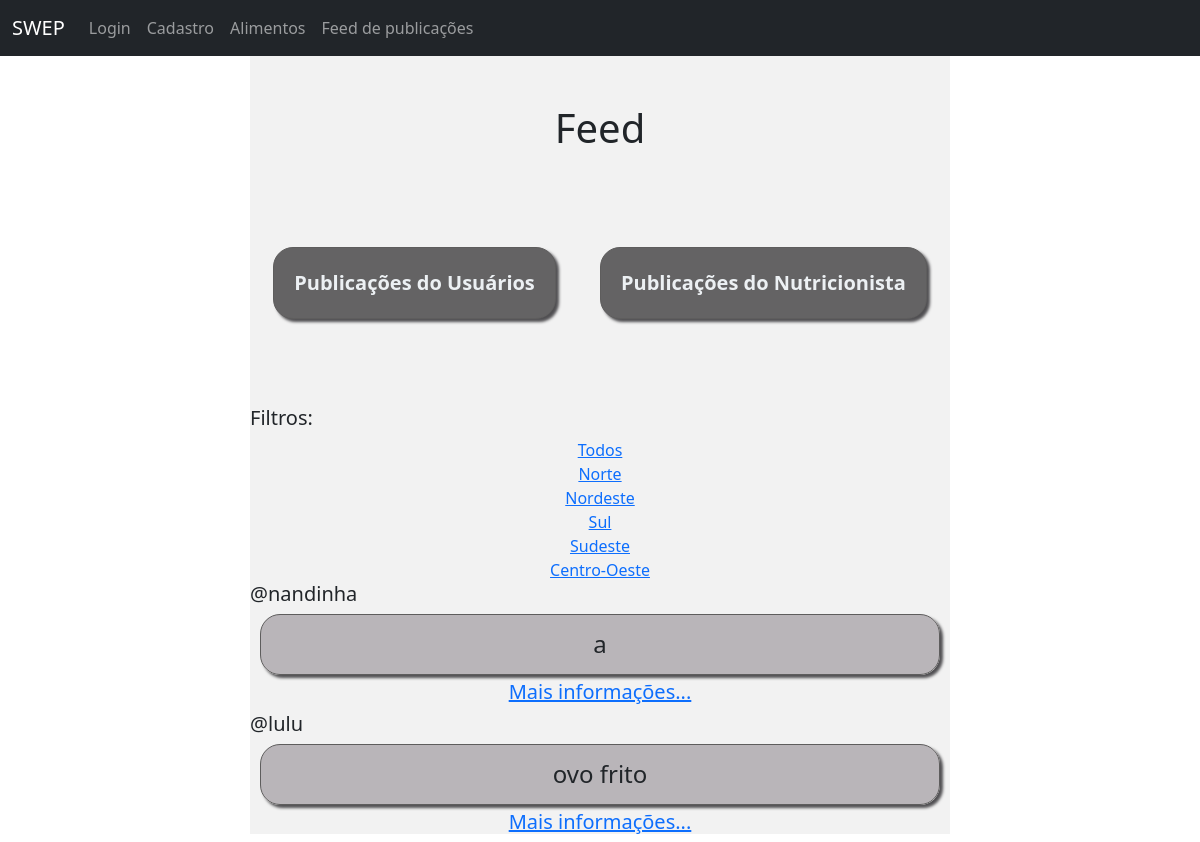
The app's page /feed/, older data.
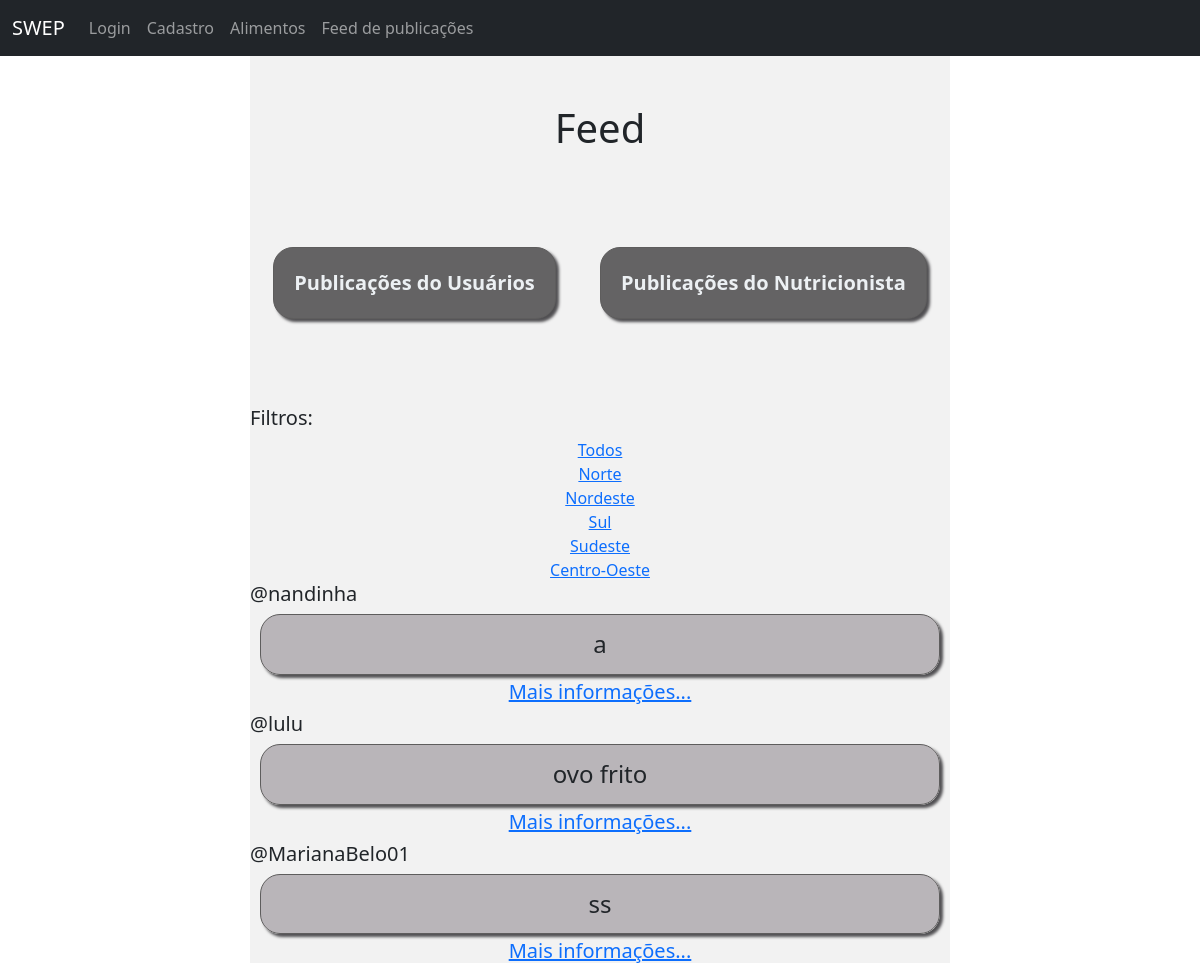
The same page, newer data.
### swepApp/models.py (models this page shows, shortened)
class Recipe(models.Model):
    titulo = models.CharField(max_length=50)
    ingredientes = models.CharField(max_length=500)
    modoPreparo = models.TextField()
    author = models.ForeignKey(UserSwep, on_delete=models.CASCADE)
    Norte = 'Norte'
    Nordeste = 'Nordeste'
    CentroOeste = 'Centro-Oeste'
    Sul = 'Sul'
    Sudeste = 'Sudeste'
    regiaoEnum = [
        (Norte, 'Norte'),
        (Nordeste, 'Nordeste'),
        (CentroOeste, 'Centro-Oeste'),
        (Sul, 'Sul'),
        (Sudeste, 'Sudeste'),
    ]
    regiao = models.CharField(
        max_length=15,
        choices= regiaoEnum,
        null=True)

class UserSwep(AbstractUser):
    pass

### swepApp/views.py (the view)
# urls.py: path('feed/', FeedView, name='feed'),
def FeedView(request):
    if request.GET.get('q') != None:
        q = request.GET.get('q')
    else:
        q = ''
    regioes = ['Norte', 'Nordeste', 'Sul', 'Sudeste', 'Centro-Oeste']
    posts = Recipe.objects.filter(regiao__contains=q)
    return render(request, 'feed.html',  {'posts': posts, 'regioes': regioes})

### swepApp/templates/feed.html (shortened to what this page needs)
<!doctype html>
<html lang="pt-br">
  <head>
    <link href="https://cdn.jsdelivr.net/npm/bootstrap@5.2.1/dist/css/bootstrap.min.css"
          rel="stylesheet"
>
          {% include 'navbar.html' %}
  </head>
  <body>
    {% block 'content' %}
    <div class='feed'>
    <h1>Feed</h1></br></br></br>
    <a href="{% url 'feed'%}"><button class="bd">Publicações do Usuários</button></a>
    <a href="{% url 'feedindicacoes'%}" class="bd"><button>Publicações do Nutricionista</button></a></br></br></br></br>
    <div class = 'feedreceitas'>
      <h3>Filtros:</h3>
      <a href="{% url 'feed'%}">Todos <br></a>
      {% for regiao in regioes %}
      <a href="{% url 'feed'%}?q={{regiao}}">{{regiao}} <br></a>
      {% endfor %}
      {% for recipe in posts %}
        <h3>@{{recipe.author}}</h3>
        <h4>{{recipe.titulo}}</h4>
        <div class=""><a href="{% url 'Receita' recipe.id %}"><h5> Mais informações... </h5></a></div>
      {% endfor %}
    {% endblock %}
    </div>
  </body>
</html>

### swepApp/templates/navbar.html (shortened to what this page needs)
<nav class="navbar navbar-expand-lg navbar-dark bg-dark">
  <div class="container-fluid">
    <a class="navbar-brand ml-3" href="/">SWEP</a>
    <div class="collapse navbar-collapse" id="navbarSupportedContent">
      <ul class="navbar-nav mr-auto">
        {% if request.user.is_authenticated %}
        <li class="nav-item">
          <a class="nav-link" href="#">@{{ user.get_username }}</a>
          <li class="nav-item">
            <a class="nav-link" href="/logout/">Logout</a>
          </li>
          <li class="nav-item">
            <a class="nav-link" href="/newRecipe/">Nova receita</a>
          </li>
          <li class="nav-item">
            <a class="nav-link" href="/indicacoesNutricionais/">Nova indicação nutricional</a>
          <li class="nav-item">
            <a class="nav-link" href="/profilePage/">Perfil</a>
        {% else %}
          <li class="nav-item">
            <a class="nav-link" href="/login/">Login</a>
          </li>
          <li class="nav-item">
            <a class="nav-link" href="/cadastro/">Cadastro</a>
          </li>
        {% endif %}
      <li class="nav-item">
        <a class="nav-link" href="/alimentos/">Alimentos</a>
      </li>
    <li class="nav-item">
      <a class="nav-link" href="/feed/">Feed de publicações</a>
    </li>
      </div>
    </div>
  </nav>

### swepApp/templates/feed.html (style rules this page uses)
.feed { clear: both; background: rgba(204, 204, 204, 0.253); width: 700px; text-align: center; margin-left: auto; margin-right: auto; margin: auto; }
body { text-align: center; }
button { display: inline-block; text-align: center; padding: 20px; margin: 15px 20px; font-size: 20px; font-weight: 600; color:rgb(236, 240, 243); border-radius: 20px; border: 1px solid rgb(94, 93, 93); box-shadow: 3px 3px 3px rgb(80, 79, 82); background-color: rgb(100, 99, 100); }
h3 { display: flex; justify-content: start; font-size: 20px; }
h4 { margin: 5px 10px; padding-top: 15px; padding-bottom: 15px; border-radius: 20px; border: 1px solid rgb(94, 93, 93); box-shadow: 3px 3px 3px rgb(80, 79, 82); background-color: rgba(179, 174, 179, 0.897); text-decoration: none; }

Row changes from the older to the newer data that the page shows:
added Recipe: author "MarianaBelo01", titulo "ss"
